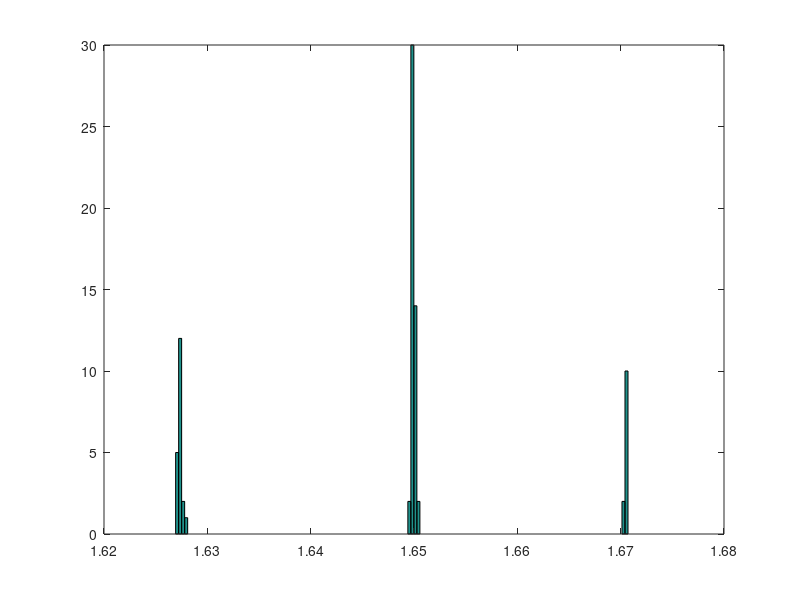

This chart was generated by the following MATLAB code:

#####################################
#Mg-O
#Name="_b3lyp_DistMat_MgO__";
#dmin=1.95;
#dmax=2.30;
#####################################
#Si-O
Name="_b3lyp_DistMat_SiO__";
dmin=1.50;
dmax=1.70;
#####################################

#Geo in Atom
#Q=[
#####################################
#2x1x1
#       4.76156       10.18345        6.11814  
#       4.76129       10.18146        3.05958  
#       2.38046        5.09130        0.00141  
#       2.38039        5.09085        3.06028  
#       4.80824        2.83340        4.58963  
#       4.71462        7.34953        1.52862  
#       2.42698        2.25786        1.52836  
#       2.33456        7.92554        4.58986  
#       0.33791        4.13069        1.52985  
#       4.42254        6.05249        4.58962  
#       2.71952        0.96088        4.58894  
#       2.04170        9.22252        1.52970  
#       1.09034        0.93582        4.58999  
#       3.67064        9.24748        1.52863  
#       3.47116        4.15601        1.52910  
#       1.28965        6.02743        4.59058  
#       1.31838        0.54031        1.52804  
#       3.44277        9.64348        4.59066  
#       3.69889        4.55057        4.59108  
#       1.06162        5.63258        1.52877  
#       1.04963        3.44607        2.84719  
#       3.71060        6.73872        5.90550  
#       3.43088        1.64492        3.27125  
#       1.32976        8.53645        0.21324  
#       3.71122        6.73703        3.27210  
#       1.05015        3.44455        0.21389  
#       1.33059        8.53872        2.84767  
#       3.43133        1.64704        5.90504  
#       9.52382       10.18334        6.11868  
#       0.00076        0.00076        3.05949  
#       7.14230        5.09173        6.11759  
#       7.14219        5.09191        3.05925  
#       0.04672        2.83404        4.58984  
#       9.47532        7.34928        1.52916  
#       7.18788        2.25802        1.52878  
#       7.09572        7.92572        4.58968  
#       5.10035        4.13093        1.52953  
#       9.18464        6.05282        4.58954  
#       7.48131        0.96067        4.58912  
#       6.80373        9.22251        1.52955  
#       5.85193        0.93532        4.59012  
#       8.43295        9.24721        1.52882  
#       8.23305        4.15607        1.52872  
#       6.05140        6.02746        4.59011  
#       6.08003        0.53985        1.52835  
#       8.20466        9.64311        4.59042  
#       8.46105        4.55085        4.59045  
#       5.82400        5.63273        1.52797  
#       5.81160        3.44662        2.84723  
#       8.47253        6.73873        5.90550  
#       8.19251        1.64508        3.27130  
#       6.09146        8.53616        0.21324  
#       8.47288        6.73729        3.27221  
#       5.81219        3.44441        0.21385  
#       6.09200        8.53798        2.84724  
#       8.19329        1.64700        5.90545  
#####################################
#2x1x2
#Q=[   4.77641        0.01038        5.98420  
#      4.77569        0.01127        2.98646  
#      2.38174        5.13929        5.98438  
#      2.38245        5.13983        2.98676  
#      4.80897        2.86014        4.48589  
#      4.74232        7.42040        1.48905  
#      2.41576        2.29076        1.48863  
#      2.34902        7.98898        4.48538  
#      0.32883        4.17568        1.48797  
#      4.43540        6.10456        4.48668  
#      2.72262        0.97515        4.48648  
#      2.04158        9.30478        1.48788  
#      1.09586        0.94304        4.48614  
#      3.66841        9.33702        1.48829  
#      3.48915        4.20764        1.48786  
#      1.27511        6.07240        4.48638  
#      1.31434        0.55037        1.48817  
#      3.45003        9.72991        4.48582  
#      3.70801        4.60052        4.48613  
#      1.05609        5.67973        1.48824  
#      1.05763        3.47706        2.79349  
#      3.70672        6.80279        5.79197  
#      3.45104        1.67432        3.18138  
#      1.31355        8.60666        0.18224  
#      3.70680        6.80332        3.18145  
#      1.05715        3.47731        0.18212  
#      1.31275        8.60620        2.79338  
#      3.45135        1.67342        5.79201  
#      4.77584        0.01045       11.98002  
#      4.77528        0.01160        8.98215  
#      2.38134        5.14033       11.98002  
#      2.38273        5.14059        8.98215  
#      4.80835        2.86007       10.48128  
#      4.74223        7.42032        7.48425  
#      2.41585        2.29085        7.48435  
#      2.34922        7.98912       10.48061  
#      0.32904        4.17552        7.48401  
#      4.43565        6.10452       10.48216  
#      2.72232        0.97502       10.48204  
#      2.04184        9.30494        7.48340  
#      1.09558        0.94298       10.48157  
#      3.66876        9.33730        7.48368  
#      3.48918        4.20783        7.48383  
#      1.27493        6.07249       10.48146  
#      1.31444        0.55053        7.48384  
#      3.44977        9.72969       10.48132  
#      3.70802        4.60061       10.48165  
#      1.05636        5.67963        7.48416  
#      1.05753        3.47657        8.78891  
#      3.70660        6.80323       11.78773  
#      3.45118        1.67382        9.17705  
#      1.31329        8.60668        6.17792  
#      3.70691        6.80317        9.17650  
#      1.05724        3.47726        6.17835  
#      1.31324        8.60599        8.78875  
#      3.45071        1.67360       11.78724  
#      9.56334        0.01091        5.98432  
#      9.56260        0.01138        2.98673  
#      7.16978        5.13981        5.98484  
#      7.16914        5.14082        2.98700  
#      0.02110        2.85985        4.48584  
#      9.52893        7.42036        1.48946  
#      7.20331        2.29108        1.48892  
#      7.13576        7.98910        4.48583  
#      5.11625        4.17552        1.48805  
#      9.22277        6.10445        4.48665  
#      7.50961        0.97508        4.48655  
#      6.82890        9.30503        1.48805  
#      5.88292        0.94295        4.48612  
#      8.45575        9.33705        1.48848  
#      8.27655        4.20771        1.48830  
#      6.06227        6.07246        4.48623  
#      6.10177        0.55043        1.48821  
#      8.23708        9.72969        4.48620  
#      8.49511        4.60065        4.48623  
#      5.84341        5.67972        1.48800  
#      5.84500        3.47706        2.79357  
#      8.49407        6.80267        5.79207  
#      8.23833        1.67390        3.18148  
#      6.10057        8.60656        0.18271  
#      8.49383        6.80361        3.18130  
#      5.84474        3.47738        0.18238  
#      6.10041        8.60653        2.79324  
#      8.23828        1.67357        5.79194  
#      9.56327        0.01041       11.98007  
#      9.56284        0.01147        8.98233  
#      7.16936        5.13981       11.98017  
#      7.16978        5.14063        8.98245  
#      0.02137        2.85980       10.48060  
#      9.52945        7.42074        7.48484  
#      7.20308        2.29108        7.48481  
#      7.13626        7.98884       10.48069  
#      5.11617        4.17569        7.48384  
#      9.22279        6.10453       10.48218  
#      7.50964        0.97496       10.48221  
#      6.82903        9.30503        7.48390  
#      5.88272        0.94267       10.48126  
#      8.45599        9.33712        7.48404  
#      8.27670        4.20770        7.48409  
#      6.06239        6.07223       10.48171  
#      6.10188        0.55021        7.48396  
#      8.23721        9.72957       10.48157  
#      8.49549        4.60051       10.48159  
#      5.84364        5.67954        7.48404  
#      5.84481        3.47702        8.78918  
#      8.49413        6.80259       11.78788  
#      8.23846        1.67386        9.17710  
#      6.10054        8.60676        6.17823  
#      8.49402        6.80300        9.17687  
#      5.84466        3.47745        6.17830  
#      6.10026        8.60622        8.78890  
#      8.23836        1.67352       11.78757  
#####################################
#3x1x2
Q=[    4.77082       10.25398        5.99418  
       4.77091       10.25404        2.99666  
       2.37715        5.12533        5.99445  
       2.37713        5.12525        2.99652  
       4.80452        2.84531        4.49551  
       4.73760        7.40517        1.49794  
       2.41058        2.27634        1.49777  
       2.34374        7.97351        4.49545  
       0.32383        4.16063        1.49764  
       4.43071        6.08911        4.49540  
       2.71734        0.96078        4.49545  
       2.03713        9.28870        1.49787  
       1.09038        0.92903        4.49541  
       3.66373        9.32144        1.49792  
       3.48427        4.19289        1.49777  
       1.26986        6.05669        4.49534  
       1.31006        0.53552        1.49796  
       3.44445        9.71427        4.49549  
       3.70310        4.58532        4.49547  
       1.05123        5.66422        1.49766  
       1.05268        3.46216        2.80277  
       3.70190        6.78766        5.80036  
       3.44629        1.65906        3.19034  
       1.30816        8.59085        0.19228  
       3.70210        6.78763        3.19050  
       1.05261        3.46197        0.19277  
       1.30824        8.59096        2.80327  
       3.44630        1.65921        5.80049  
       4.77085       10.25449       11.99007  
       4.77096       10.25399        8.99210  
       2.37753        5.12564       11.99025  
       2.37725        5.12501        8.99198  
       4.80493        2.84530       10.49050  
       4.73746        7.40529        7.49293  
       2.41081        2.27629        7.49301  
       2.34381        7.97352       10.49059  
       0.32375        4.16061        7.49321  
       4.43078        6.08907       10.49075  
       2.71743        0.96064       10.49072  
       2.03693        9.28869        7.49320  
       1.09027        0.92892       10.49067  
       3.66377        9.32122        7.49313  
       3.48425        4.19271        7.49306  
       1.26989        6.05674       10.49083  
       1.30983        0.53545        7.49303  
       3.44453        9.71448       10.49098  
       3.70316        4.58523       10.49073  
       1.05137        5.66438        7.49328  
       1.05255        3.46195        8.79809  
       3.70195        6.78764       11.79590  
       3.44638        1.65882        9.18553  
       1.30819        8.59082        6.18800  
       3.70189        6.78763        9.18573  
       1.05255        3.46222        6.18819  
       1.30809        8.59108        8.79853  
       3.44629        1.65901       11.79583  
       9.55886       10.25386        5.99404  
       9.55868       10.25371        2.99675  
       7.16493        5.12510        5.99438  
       7.16463        5.12501        2.99659  
       9.59213        2.84528        4.49549  
       9.52493        7.40531        1.49761  
       7.19810        2.27592        1.49788  
       7.13145        7.97382        4.49547  
       5.11118        4.16066        1.49764  
       9.21831        6.08934        4.49524  
       7.50510        0.96042        4.49533  
       6.82410        9.28944        1.49775  
       5.87805        0.92816        4.49539  
       8.45109        9.32153        1.49771  
       8.27177        4.19282        1.49775  
       6.05762        6.05689        4.49551  
       6.09656        0.53603        1.49772  
       8.23245        9.71424        4.49547  
       8.49076        4.58551        4.49540  
       5.83871        5.66447        1.49764  
       5.83986        3.46218        2.80280  
       8.48952        6.78792        5.80027  
       8.23401        1.65900        3.19019  
       6.09564        8.59107        0.19267  
       8.48944        6.78764        3.19014  
       5.84025        3.46191        0.19251  
       6.09557        8.59091        2.80284  
       8.23409        1.65915        5.80040  
       9.55857       10.25426       11.98972  
       9.55870       10.25371        8.99203  
       7.16497        5.12498       11.98989  
       7.16482        5.12511        8.99195  
       9.59227        2.84513       10.49053  
       9.52526        7.40526        7.49285  
       7.19825        2.27605        7.49300  
       7.13138        7.97387       10.49067  
       5.11124        4.16075        7.49304  
       9.21841        6.08935       10.49062  
       7.50503        0.96037       10.49072  
       6.82418        9.28942        7.49307  
       5.87807        0.92833       10.49072  
       8.45136        9.32160        7.49289  
       8.27199        4.19299        7.49301  
       6.05775        6.05678       10.49077  
       6.09669        0.53595        7.49305  
       8.23252        9.71415       10.49078  
       8.49087        4.58539       10.49072  
       5.83870        5.66457        7.49301  
       5.84019        3.46225        8.79821  
       8.48977        6.78796       11.79565  
       8.23407        1.65908        9.18539  
       6.09562        8.59102        6.18820  
       8.48946        6.78781        9.18551  
       5.84011        3.46213        6.18804  
       6.09569        8.59099        8.79815  
       8.23374        1.65902       11.79571  
      14.34721       10.25427        5.99417  
      14.34718       10.25412        2.99673  
      11.95251        5.12484        5.99437  
      11.95228        5.12490        2.99645  
       0.01765        2.84560        4.49537  
      14.31168        7.40501        1.49758  
      11.98517        2.27603        1.49790  
      11.91899        7.97395        4.49533  
       9.89864        4.16084        1.49770  
      14.00564        6.08929        4.49523  
      12.29313        0.96023        4.49538  
      11.61190        9.28939        1.49768  
      10.66581        0.92816        4.49540  
      13.23944        9.32164        1.49774  
      13.05972        4.19300        1.49764  
      10.84529        6.05690        4.49523  
      10.88435        0.53560        1.49773  
      13.02080        9.71423        4.49519  
      13.27810        4.58531        4.49537  
      10.62635        5.66468        1.49750  
      10.62769        3.46213        2.80282  
      13.27706        6.78761        5.80031  
      13.02153        1.65891        3.19008  
      10.88305        8.59104        0.19255  
      13.27716        6.78762        3.19025  
      10.62727        3.46209        0.19296  
      10.88324        8.59098        2.80273  
      13.02155        1.65883        5.80065  
      14.34712       10.25460       11.98950  
      14.34699       10.25470        8.99203  
      11.95228        5.12455       11.98980  
      11.95252        5.12485        8.99187  
       0.01773        2.84558       10.49094  
      14.31170        7.40497        7.49317  
      11.98542        2.27575        7.49280  
      11.91866        7.97389       10.49059  
       9.89887        4.16088        7.49300  
      14.00570        6.08938       10.49092  
      12.29294        0.96028       10.49079  
      11.61216        9.28919        7.49307  
      10.66565        0.92837       10.49071  
      13.23904        9.32133        7.49298  
      13.05972        4.19303        7.49305  
      10.84539        6.05697       10.49059  
      10.88451        0.53562        7.49307  
      13.02039        9.71426       10.49076  
      13.27830        4.58557       10.49087  
      10.62647        5.66443        7.49277  
      10.62794        3.46197        8.79828  
      13.27703        6.78793       11.79591  
      13.02132        1.65885        9.18540  
      10.88326        8.59085        6.18796  
      13.27679        6.78804        9.18564  
      10.62786        3.46200        6.18786  
      10.88314        8.59087        8.79819  
      13.02154        1.65898       11.79615  
];


N=size(Q,1)

NPair=0;
id1=fopen([Name,".dat"],"w");
for iAt=1:N
  for jAt=iAt+1:N
    d=sqrt((Q(iAt,1)-Q(jAt,1))^2+(Q(iAt,2)-Q(jAt,2))^2+(Q(iAt,3)-Q(jAt,3))^2);
    if(dmin<d && d<dmax)
      NPair=NPair+1;
      QPair(NPair)=d;
      fprintf(id1,"%4i %4i %6.3f \n",iAt,jAt,d);
    endif
  end
end
fclose(id1);

hist( QPair, 150 )

[XX,NN]=hist( QPair, 150 );
id1=fopen([Name,".val"],"w");
for i=1:size(XX,2)
  if(XX(i)>0)
    fprintf(id1,"%4i %7.4f \n",XX(i),NN(i));
  endif
end
fclose(id1);

#NHist=ceil((dmax-dmin)/ddlt)
#Hist=zeros( NHist )
#for i=1:NPair
#  iHist=round(QPair(i)-dmin)+1;
#  Hist(iHist)=Hist(iHist)+1;
#end

#################
#MgO
#NBnd=[1 12 17 24 18 22 16 24]';
#NBnd=[1 20 33 36 30 27 24 40]';
#SiO
#NBnd=[1 12 32 8]';
NBnd=[1 20 48 12]';

QPair=sort(QPair);
i1=0;i2=0;
for i=1:size(NBnd,1)-1
  i1=i1+NBnd(i);
  i2=i1+NBnd(i+1)-1;
  m(i)=mean(QPair(i1:i2));
  s(i)=std(QPair(i1:i2));
end
if(size(NBnd,1)>4)
printf(" Mg1-O = %7.5f %7.5f  %7.5f %7.5f  %7.5f %7.5f \n", m(4), s(4), m(2), s(2), m(5), s(5) );
printf(" Mg2-O = %7.5f %7.5f  %7.5f %7.5f  %7.5f %7.5f  %7.5f %7.5f \n", m(6), s(6), m(1), s(1), m(3), s(3),  m(7), s(7) );
else
printf(" Si-O = %7.5f %7.5f  %7.5f %7.5f  %7.5f %7.5f \n", m(1), s(1), m(3), s(3), m(2), s(2) );
endif
